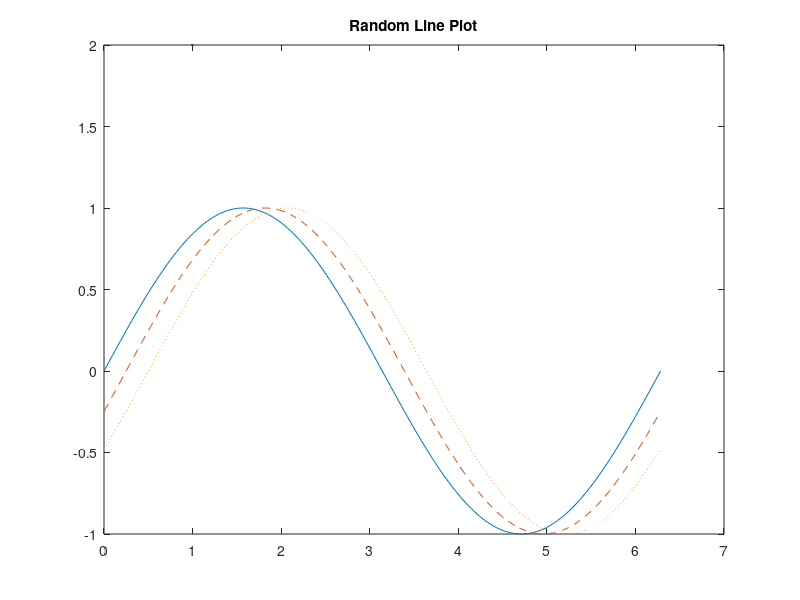

The MATLAB script that drew this image: (Note: this script raises an error after producing the figure.)
close all
% Random Line Plot
x = 0:pi/100:2*pi;
y1 = sin(x);
y2 = sin(x-0.25);
y3 = sin(x-0.5);

plot(x,y1,x,y2,'--',x,y3,':',LineWidth=2)
title('Random Line Plot');
 plot_darkmode;

% Stairs Plot
X = linspace(0,4*pi,50)';
Y = [0.5*cos(X), 2*cos(X)];
figure
stairs(Y)
title('Stairs Plot',LineWidth=2);
 plot_darkmode;

% Errorbar Plot
x = 1:5;
y = [5, 8, 3, 6, 2];
err = [0.5, 0.7, 0.3, 0.9, 0.2];
figure;
errorbar(x, y, err);
title('Errorbar Plot');
xlabel('X');
ylabel('Y');
 plot_darkmode;

% Bar Plot
x = 1:5;
y = [5, 8, 3, 6, 2];
figure;
bar(x, y);
title('Bar Plot');
xlabel('X');
ylabel('Y');
 plot_darkmode;


% 3D Bar Plot
figure;
z = sort(rand(4),2);
bar3(z)
title('3D Bar Plot');
xlabel('X');
ylabel('Y');
zlabel('Z');
 plot_darkmode;


 plot_darkmode;
% Scatter Plot
x = rand(1, 50);
y = rand(1, 50);
figure;
scatter(x, y);
title('Scatter Plot');
xlabel('X');
ylabel('Y');
 plot_darkmode;

% Histogram
data = randn(1, 1000);
figure;
histogram(data);
title('Histogram');
xlabel('Data');
ylabel('Frequency');
 plot_darkmode;

% Histogram 2D
figure;
h = histogram2(randn(1000,1),randn(1000,1),[12 12],'FaceColor','flat');
colorbar
title('Histogram');
xlabel('Data');
ylabel('Frequency');
 plot_darkmode

% Pie Chart
labels = {'Category 1', 'Category 2', 'Category 3'};
values = [30, 40, 20];
figure;
pie(values, labels);
title('Pie Chart');
 plot_darkmode;

% Area Plot
x = 0:0.1:2*pi;
y1 = sin(x);
y2 = cos(x);
figure;
fill([x, fliplr(x)], [y1, zeros(size(y1))], 'r');
hold on;
fill([x, fliplr(x)], [y2, zeros(size(y2))], 'b');
title('Area Plot');
xlabel('X');
ylabel('Y');
 plot_darkmode;

% Box chart Plot
figure;
data = [randn(100, 1), randn(100, 1) + 2];
boxchart(data)
title('Box Chart Plot');
xlabel('Groups');
ylabel('Data');
 plot_darkmode

% Polar Plot
theta = linspace(0, 2*pi, 100);
rho = abs(sin(2*theta));
figure;
polarplot(theta, rho);
title('Polar Plot');
 plot_darkmode;

% Contour Plot
x = linspace(-2, 2, 100);  plot_darkmode
y = linspace(-2, 2, 100);
[X, Y] = meshgrid(x, y);
Z = X.*exp(-X.^2 - Y.^2);
figure;
contour(X, Y, Z);
title('Contour Plot');
xlabel('X');
ylabel('Y');
 plot_darkmode;


% Contourf Plot
x = linspace(-2, 2, 100);
y = linspace(-2, 2, 100);
[X, Y] = meshgrid(x, y);
Z = X.^2 + Y.^2;
figure;
contourf(X, Y, Z);
title('Contourf Plot');
xlabel('X');
ylabel('Y');
colorbar;
 plot_darkmode;

% Contourslice Plot
[X,Y,Z] = meshgrid(-5:0.05:5);
V = X.*exp(-X.^2-Y.^2-Z.^2);

[xsurf,ysurf] = meshgrid(-2:0.05:2);
zsurf = xsurf.^2-ysurf.^2;
figure
contourslice(X,Y,Z,V,xsurf,ysurf,zsurf,20)
view(3)
grid on

title('ContourSlice Plot');
xlabel('X');
ylabel('Y');
ylabel('Z');
 plot_darkmode

% Contour3 Plot
x = linspace(-2, 2, 100);
y = linspace(-2, 2, 100);
[X, Y] = meshgrid(x, y);
Z = X.^2 + Y.^2;
figure;
contour3(X, Y, Z);
title('Contour3 Plot');
xlabel('X');
ylabel('Y');
zlabel('Z');
 plot_darkmode;

% Surf Plot (Peaks)
[x, y] = meshgrid(-3:.1:3);
z = peaks(x, y);
figure;
surf(x, y, z);
title('Surf Plot (Peaks)');
xlabel('X');
ylabel('Y');
zlabel('Z');
 plot_darkmode;


% Waterfall Chart
[X,Y] = meshgrid(-3:.125:3);
Z = peaks(X,Y);
waterfall(X,Y,Z)
title('Waterfall Chart');
xlabel('X');
ylabel('Y');
zlabel('Z');
 plot_darkmode;


% Quiver Plot
[x, y] = meshgrid(-2:.2:2, -2:.2:2);
u = cos(x) .* y;
v = sin(x) .* y;
figure;
quiver(x, y, u, v);
title('Quiver Plot');
xlabel('X');
ylabel('Y');
 plot_darkmode;


% Stem Plot
x = 0:0.1:2*pi;
y = sin(x);
figure;
stem(x, y);
title('Stem Plot');
xlabel('X');
ylabel('Y');
 plot_darkmode;

% Stem3 Plot
x = 1:10;
y = rand(1, 10);
z = rand(1, 10);
figure;
stem3(x, y, z);
title('Stem3 Plot');
xlabel('X');
ylabel('Y');
zlabel('Z');
 plot_darkmode;